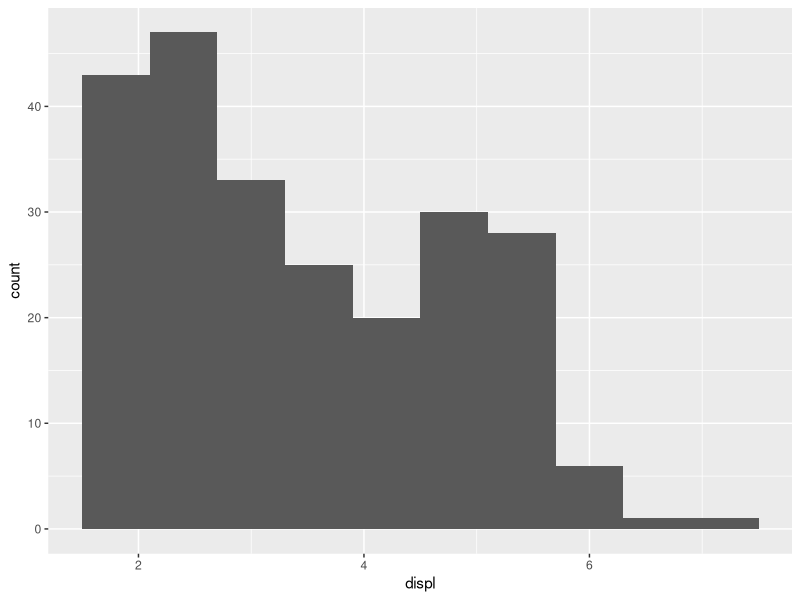
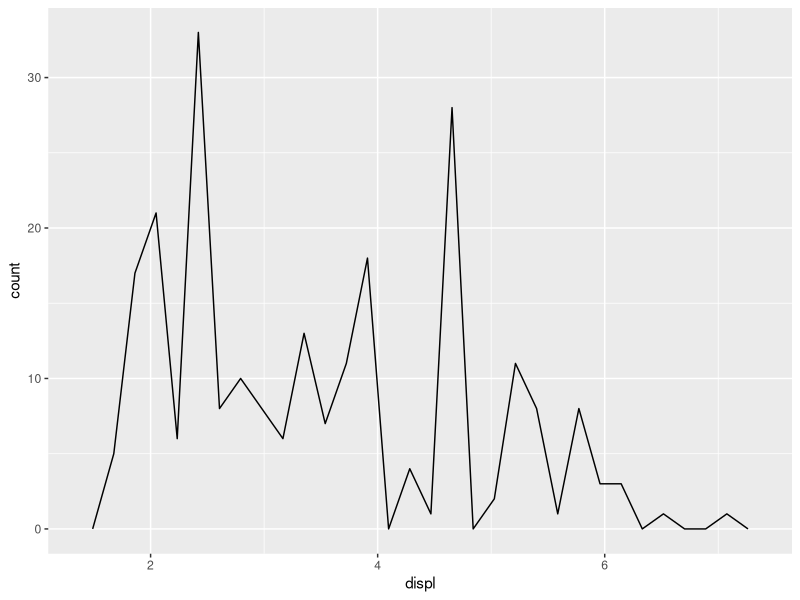
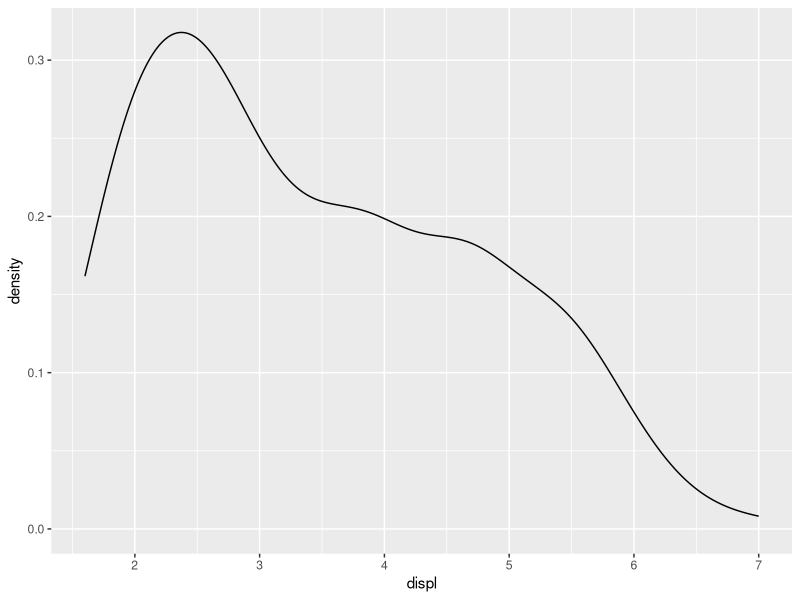
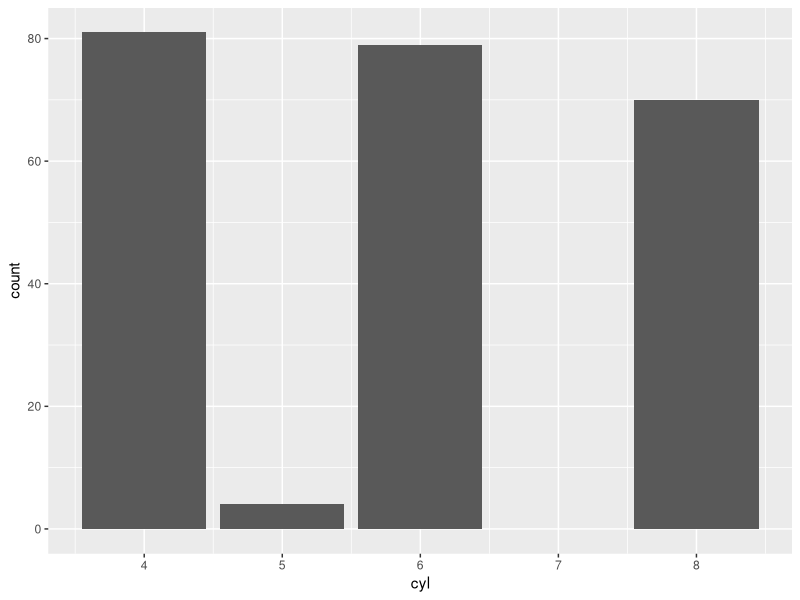
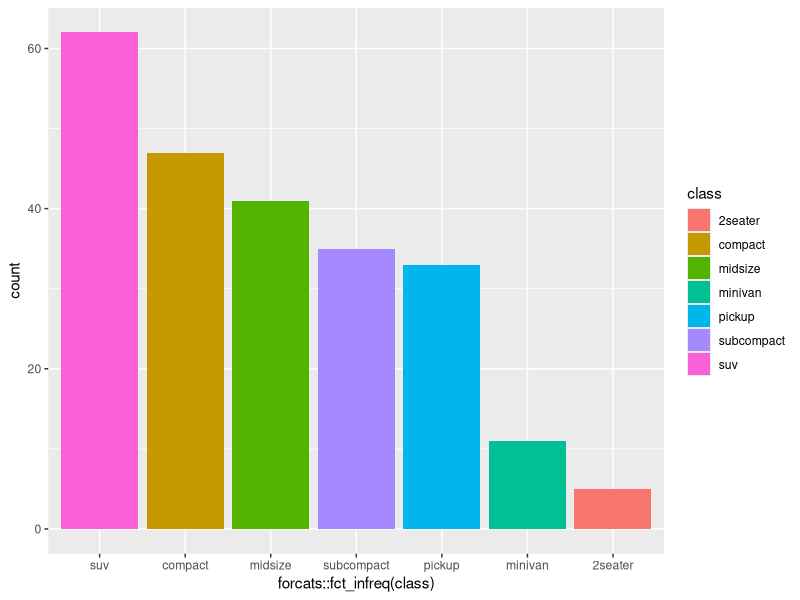
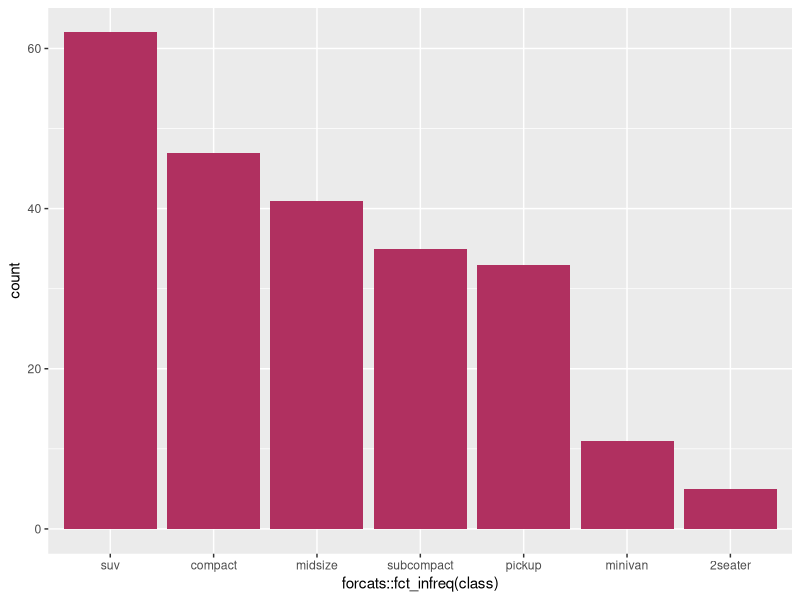
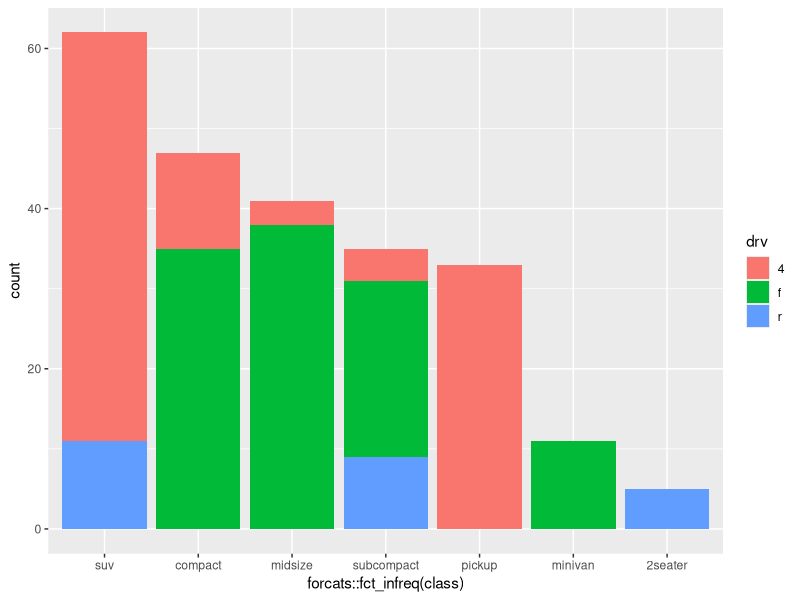
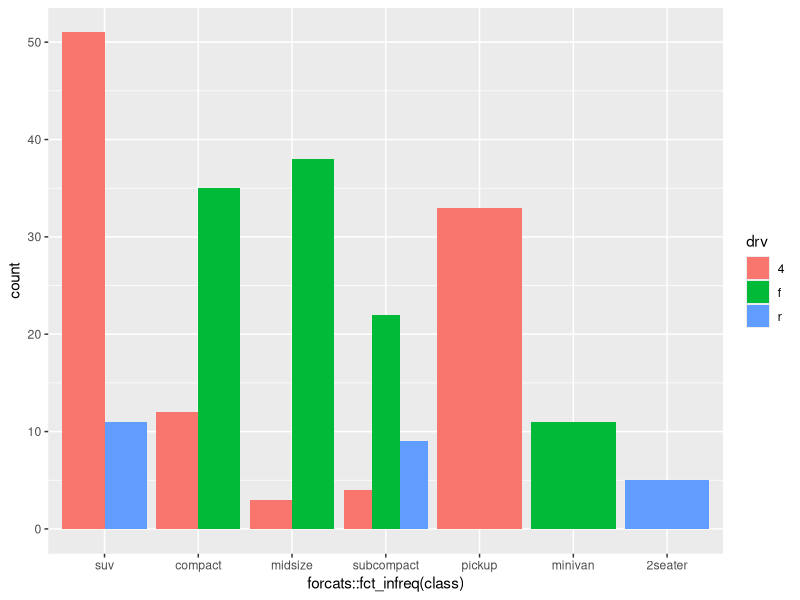

Generate these figures, in order, with R:
## ---- chunk 1
library(ggplot2)
mpg
## ---- chunk 2
dplyr::glimpse(mpg)
## ---- chunk 3
ggplot(mpg)+
  geom_histogram(mapping=aes(x=displ), bins = 10)
## ---- chunk 4
ggplot(mpg)+
  geom_freqpoly(mapping = aes(x=displ))
## ---- chunk 5
ggplot(mpg)+
  geom_density(mapping = aes(x=displ))
## ---- chunk 6
ggplot(mpg)+
  geom_bar(mapping=aes(x=cyl))
## ---- chunk 7
ggplot(mpg)+
  geom_bar(mapping= aes(x = forcats::fct_infreq(class), fill=class))
## ---- chunk 8
ggplot(mpg)+
  geom_bar(mapping= aes(x = forcats::fct_infreq(class)), fill="maroon")
## ---- chunk 9
ggplot(mpg)+
  geom_bar(mapping= aes(x = forcats::fct_infreq(class), fill=drv))
# default position = "stacked"
## ---- chunk 10
ggplot(mpg)+
  geom_bar(mapping = aes(x=forcats::fct_infreq(class), fill=drv), position= "dodge")
